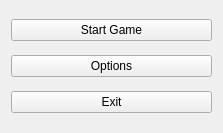
<?xml version="1.0" encoding="UTF-8"?>
<ui version="4.0">
 <class>Form</class>
 <widget class="QWidget" name="Form">
  <property name="geometry">
   <rect>
    <x>0</x>
    <y>0</y>
    <width>223</width>
    <height>133</height>
   </rect>
  </property>
  <property name="windowTitle">
   <string>Form</string>
  </property>
  <layout class="QVBoxLayout" name="verticalLayout">
   <item>
    <widget class="QPushButton" name="gameSelectBtn">
     <property name="text">
      <string>Start Game</string>
     </property>
    </widget>
   </item>
   <item>
    <widget class="QPushButton" name="optionsSelectBtn">
     <property name="text">
      <string>Options</string>
     </property>
    </widget>
   </item>
   <item>
    <widget class="QPushButton" name="exitBtn">
     <property name="text">
      <string>Exit</string>
     </property>
    </widget>
   </item>
  </layout>
 </widget>
 <resources/>
 <connections/>
</ui>
